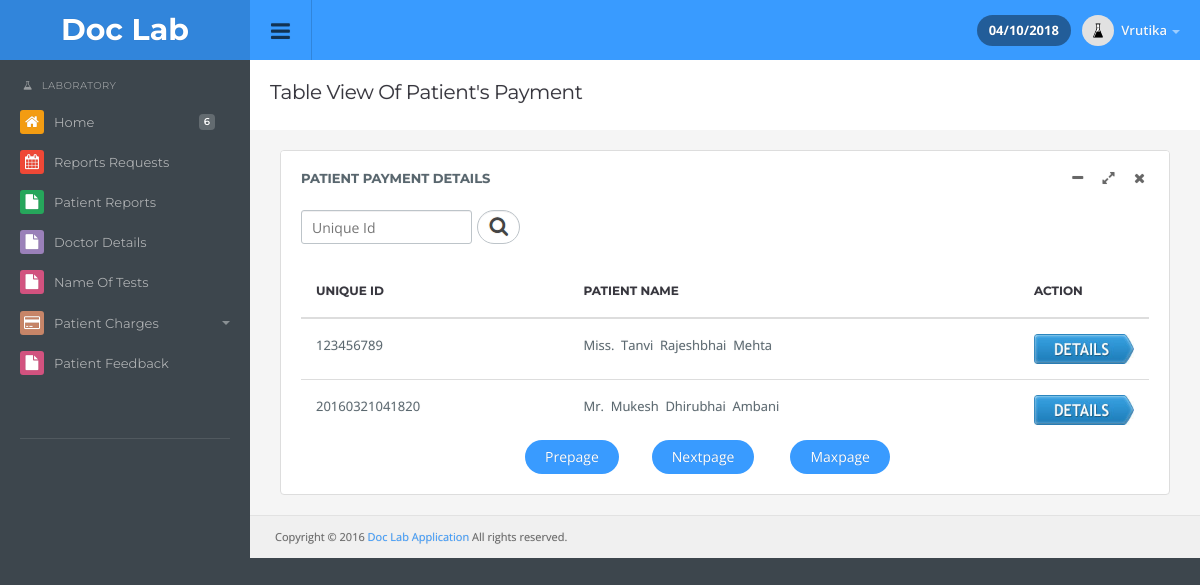
The app's page /doclab_application_main/lp_pending_payment.php (signed in) with its own data.
### tables this page shows
CREATE TABLE IF NOT EXISTS `tbl_laboratory_invoice` (
  `l_invoice_id` int(11) NOT NULL AUTO_INCREMENT,
  `appointment_id` int(11) DEFAULT NULL,
  `lab_id` int(11) DEFAULT NULL,
  `med_test_name` varchar(100) NOT NULL,
  `l_invoice_date` date NOT NULL,
  `l_invoice_time` time NOT NULL,
  `l_invoice_status` int(11) NOT NULL,
  PRIMARY KEY (`l_invoice_id`)
);

CREATE TABLE IF NOT EXISTS `tbl_appointment` (
  `appointment_id` int(11) NOT NULL AUTO_INCREMENT,
  `appo_unique_id` varchar(555) NOT NULL,
  `sym_id` int(11) NOT NULL,
  `fos_id` int(20) DEFAULT NULL,
  `doc_id` int(11) NOT NULL,
  `pat_id` int(11) NOT NULL,
  `member_id` int(11) NOT NULL,
  `appointment_date` varchar(55) NOT NULL,
  `appointment_time` varchar(100) NOT NULL,
  `appointment_specification` text NOT NULL,
  `appointment_status` int(11) NOT NULL,
  PRIMARY KEY (`appointment_id`)
);

CREATE TABLE IF NOT EXISTS `tbl_patient` (
  `pat_id` int(11) NOT NULL AUTO_INCREMENT,
  `unique_id` varchar(555) NOT NULL,
  `pat_salutation` varchar(10) NOT NULL,
  `pat_first_name` varchar(20) NOT NULL,
  `pat_middle_name` varchar(20) NOT NULL,
  `pat_last_name` varchar(20) NOT NULL,
  `pat_age` int(11) NOT NULL,
  `pat_gender` varchar(10) NOT NULL,
  `pat_address` text NOT NULL,
  `pat_state` varchar(50) NOT NULL,
  `pat_city` varchar(50) NOT NULL,
  `pat_pincode` varchar(8) NOT NULL,
  `pat_mobile_number` varchar(10) NOT NULL,
  `pat_email_id` varchar(50) NOT NULL,
  `pat_occupation` varchar(20) NOT NULL,
  `pat_blood_group` varchar(10) NOT NULL,
  `pat_details` text NOT NULL,
  `pat_password` varchar(20) NOT NULL,
  `pat_confirm_password` varchar(20) NOT NULL,
  `pat_registration_date` date NOT NULL,
  `pat_status` int(11) NOT NULL,
  PRIMARY KEY (`pat_id`)
);

### doclab_application_main/lp_pending_payment.php (the view, shortened to what this page needs)
<!DOCTYPE html>
<html lang="en">
  <head>
  <link rel="stylesheet" type="text/css" href="css/custom1.css" />
</head>
</html>
<?php
include("header_laboratory.php");
include("sidebar_laboratory.php");
?>
<?php
$noofrecords=10;
$select="select * from  tbl_laboratory_invoice c1 , tbl_appointment c2 where c1.lab_id='$_SESSION[lab_id]' and c1.l_invoice_status=0 and c1.appointment_id=c2.appointment_id  group by c2.appo_unique_id";
$query=mysql_query($select);
$row=mysql_num_rows($query);
$maxpage=ceil($row/$noofrecords);
if(isset($_GET['page']))
{
$page=$_GET['page'];
$prepage=$page-1;
$nextpage=$page+1;
if($page<1)
{
$page=1;
}
if($prepage<1)
{
$prepage=1;
}
if($nextpage>$maxpage)
{
$nextpage=$maxpage;
$prepage=$maxpage-1;
}
}
else
{
$page=1;
$prepage=1;
$nextpage=2;
}
$limit_page=$page-1;
$limit=" LIMIT ".$noofrecords*$limit_page.','.$noofrecords;
?>
<div class="content">
  <div class="page-header">
    <h1 class="title">Table View Of Patient's Payment</h1>
  </div>
<div class="panel panel-default">
        <div class="panel-title">
          Patient Payment Details
        <ul class="panel-tools">
            <li><a class="icon minimise-tool"><i class="fa fa-minus"></i></a></li>
            <li><a class="icon expand-tool"><i class="fa fa-expand"></i></a></li>
            <li><a class="icon closed-tool"><i class="fa fa-times"></i></a></li>
          </ul>
        </div>
		<form method="post">
		<div class="div1"><input type="text" name="txt_search" placeholder="Unique Id" /></div>
		<input type="submit" name="btn_search" value="&nbsp;&nbsp;&nbsp;&nbsp;&nbsp;&nbsp;&nbsp;" class="search_button" title="Search"/>
		</form>
		<br />
		 <div class="panel-body table-responsive">
            <table id="example0" class="table display">
                <thead>
                    <tr>
                        <th>Unique Id</th>
						<th>Patient Name</th>
                        <th>Action</th>
                    </tr>
                </thead>
             	<tbody>
				<?php
				if($_POST['btn_search'])
				{
				$search=$_POST['txt_search'];
				$select_search="select * from  tbl_laboratory_invoice c1 , tbl_appointment c2 where c1.lab_id='$_SESSION[lab_id]' and c1.appointment_id=c2.appointment_id and c1.l_invoice_status=0 and c2.appo_unique_id like '%$search%' group by c2.appo_unique_id";
				$query=mysql_query($select_search);
				}
				else
				{
				$select="select * from  tbl_laboratory_invoice c1 , tbl_appointment c2 where c1.lab_id='$_SESSION[lab_id]' and c1.l_invoice_status=0 and c1.appointment_id=c2.appointment_id  group by c2.appo_unique_id".$limit;
				$query=mysql_query($select);
				}
				while($row=mysql_fetch_array($query))
				{
				?>
			    <tr>
                        <td><?php echo $row['appo_unique_id']; ?></td>
						<td> <?php
				if($row['member_id']==0)
				{
				$sel="select * from  tbl_patient where unique_id='$row[appo_unique_id]'";
				$qu=mysql_query($sel);
				$r=mysql_fetch_array($qu);
				?>
				 <?php echo $r['pat_salutation']; ?>&nbsp;&nbsp;<?php echo ucfirst($r['pat_first_name']); ?>&nbsp;&nbsp;<?php echo ucfirst($r['pat_middle_name']); ?>&nbsp;&nbsp;<?php echo ucfirst($r['pat_last_name']); ?>	<?php
				}
				?></td>
						<td style="width:20px;"><a href="lp_invoice0.php?appo_unique_id=<?php echo $row['appo_unique_id']; ?>"><img src="img/detail1.jpg"  align="middle"width="100px" height="30px" title="View"/></a></td>
				</tr>
				<?php
				}
				?>
                </tbody>
            </table>
			<table  align="center" style= "width:400px">
				<tr>
					<td><a href="lp_pending_payment.php?page=<?php echo $prepage; ?>" class="btn btn-rounded btn-default">Prepage</a></td>
					<td><a href="lp_pending_payment.php?page=<?php echo $nextpage; ?>" class="btn btn-rounded btn-default">Nextpage</a></td>
					<td><a href="lp_pending_payment.php?page=<?php echo $maxpage; ?>" class="btn btn-rounded btn-default">Maxpage</a></td>
				</tr>
			</table>
		</div>
        </div>
<div class="row footer">
  <div class="col-md-6 text-left">
  Copyright &copy; 2016 <a href="index.php" target="_blank">Doc Lab Application</a> All rights reserved.
  </div>
  <div class="col-md-6 text-right">
  </div>
</div>
</div>
<?php
include("footer.php");
?>

### doclab_application_main/css/custom1.css (style rules this page uses)
.div1 { float:left; }
.search_button { background-image:url(../img/search.png); background-repeat:no-repeat; background-position:center; border-radius:999px; margin-left:5px; }

### doclab_application_main/css/style.css (style rules this page uses)
body { background: #3d464d; color: #58666e; margin: 0; line-height: 1.7em; font-size: 13px; font-family: 'Open Sans', sans-serif; outline: 0; text-Shadow: 0 0 1px rgba(0, 0, 0, 0.2); }
a { color: #399bff; text-decoration: none; }
.col-xs-1, .col-sm-1, .col-md-1, .col-lg-1, .col-xs-2, .col-sm-2, .col-md-2, .col-lg-2, .col-xs-3, .col-sm-3, .col-md-3, .col-lg-3, .col-xs-4, .col-sm-4, .col-md-4, .col-lg-4, .col-xs-5, .col-sm-5, .col-md-5, .col-lg-5, .col-xs-6, .col-sm-6, .col-md-6, .col-lg-6, .col-xs-7, .col-sm-7, .col-md-7, .col-lg-7, .col-xs-8, .col-sm-8, .col-md-8, .col-lg-8, .col-xs-9, .col-sm-9, .col-md-9, .col-lg-9, .col-xs-10, .col-sm-10, .col-md-10, .col-lg-10, .col-xs-11, .col-sm-11, .col-md-11, .col-lg-11, .col-xs-12, .col-sm-12, .col-md-12, .col-lg-12 { padding-right: 15px; padding-left: 15px; }
.row { margin-right: -15px; margin-left: -15px; }
.content { padding-left: 30px; padding-right: 30px; padding-top: 80px; margin-left: 250px; background: #f5f5f5; }
.footer { border-top: 1px solid #e2e2e2; margin-left: -30px; margin-right: -30px; margin-bottom: 0; padding: 10px; font-size: 11px; color: #666; background: rgba(0, 0, 0, 0.02); }
.footer .col-md-6 { margin-bottom: 0; }
.page-header { background: #fff; margin: -20px -30px 20px -30px; padding: 20px; border-bottom: none; position: relative; }
.page-header .title { padding: 0; margin: 0; font-family: 'Montserrat', sans-serif; font-size: 20px; line-height: normal; font-weight: normal; color: #37363e; padding-bottom: 6px; }
a:focus, input, input[type="file"]:focus, input[type="radio"]:focus, input[type="checkbox"]:focus, .btn:focus, .btn:active:focus, .btn.active:focus, .btn.focus, .btn:active.focus, .btn.active.focus { outline: 0px; }
h1, h2, h3, h4, h5, h6, .h1, .h2, .h3, .h4, .h5, .h6 { font-family: inherit; font-weight: 400; line-height: 1.6; color: #37363e; }
h1, .h1, h2, .h2, h3, .h3 { margin-top: 20px; margin-bottom: 10px; letter-spacing: -0.02em; }
h1, .h1 { font-size: 2.25em; }
.btn { font-size: 14px; padding: 7px 20px 7px 20px; border: none; background: #e4e4e4; color: inherit; border-radius: 3px; }
.btn-rounded { border-radius: 999px; }
.btn-default { background-color: #399bff; color: #fff; }
input, select { height: 34px; border-radius: 3px; padding-left: 10px; font-size: 14px; background: #fff; border: 1px solid #BDC4C9; box-shadow: inset 0px 1px 0px #F1F0F1; }
.panel { box-shadow: none; border: 1px solid #e5e5e5; background: #fff; padding: 20px; margin-bottom: 20px; position: relative; }
.panel-title { font-family: 'Montserrat', sans-serif; color: #58666e; font-size: 13px; font-weight: bold; text-transform: uppercase; padding: 16px 20px; margin: -20px; background: #fff; margin-bottom: 5px; border-bottom: none; border-top-left-radius: 3px; border-top-right-radius: 3px; }
.panel-body, .panel-heading { padding: 0; color: inherit; background-color: transparent; border-color: none; }
.panel-default { border-color: #ddd; }
.panel-tools { font-family: 'Open Sans', sans-serif; position: absolute; right: 16px; top: 13px; text-transform: none; font-weight: 600; font-size: inherit; z-index: 1; }
.panel-tools li { display: inline-block; }
.panel-tools a { padding: 3px 8px; display: block; color: inherit; border-radius: 3px; }
.panel-tools .icon { font-size: 14px; color: rgba(0, 0, 0, 0.5); border-radius: 3px; cursor: pointer; }
.table { margin: 0; }
thead { font-weight: 600; font-family: 'Montserrat', sans-serif; text-transform: uppercase; font-size: 12px; color: #37363e; }
table td { display: table-cell; vertical-align: middle; }
.table > thead > tr > th, .table > tbody > tr > th, .table > tfoot > tr > th, .table > thead > tr > td, .table > tbody > tr > td, .table > tfoot > tr > td { padding: 15px; line-height: 1.7; }

### records on screen
tbl_laboratory_invoice: appointment.appo_unique_id "123456789", tbl_patient.pat_salutation "Miss.", tbl_patient.pat_first_name "Tanvi", tbl_patient.pat_middle_name "Rajeshbhai", tbl_patient.pat_last_name "Mehta"
tbl_laboratory_invoice: appointment.appo_unique_id "20160321041820", tbl_patient.pat_salutation "Mr.", tbl_patient.pat_first_name "Mukesh", tbl_patient.pat_middle_name "Dhirubhai", tbl_patient.pat_last_name "Ambani"

### other values on screen
date(d) "04"
date(m) "10"
date(Y) "2018"
$_SESSION['firstname'] "Vrutika"
